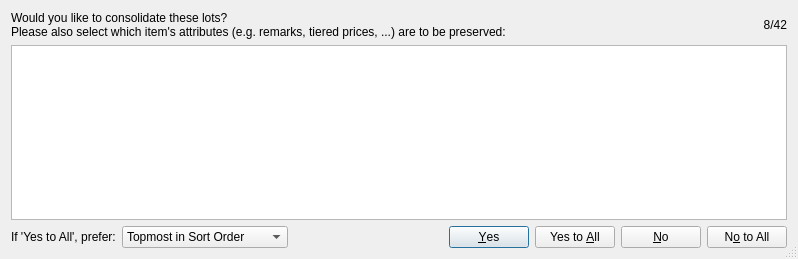
<?xml version="1.0" encoding="UTF-8"?>
<ui version="4.0">
 <class>ConsolidateItemsDialog</class>
 <widget class="QDialog" name="ConsolidateItemsDialog">
  <property name="geometry">
   <rect>
    <x>0</x>
    <y>0</y>
    <width>798</width>
    <height>259</height>
   </rect>
  </property>
  <property name="windowTitle">
   <string>Consolidate Items</string>
  </property>
  <property name="sizeGripEnabled">
   <bool>true</bool>
  </property>
  <layout class="QVBoxLayout" name="verticalLayout">
   <item>
    <layout class="QHBoxLayout" name="horizontalLayout_2">
     <item>
      <widget class="QLabel" name="label">
       <property name="text">
        <string>Would you like to consolidate these lots?
Please also select which item's attributes (e.g. remarks, tiered prices, ...) are to be preserved:</string>
       </property>
       <property name="buddy">
        <cstring>w_list</cstring>
       </property>
      </widget>
     </item>
     <item>
      <widget class="QLabel" name="w_counter">
       <property name="text">
        <string notr="true">8/42</string>
       </property>
       <property name="alignment">
        <set>Qt::AlignRight|Qt::AlignTrailing|Qt::AlignVCenter</set>
       </property>
      </widget>
     </item>
    </layout>
   </item>
   <item>
    <widget class="QTableView" name="w_list">
     <property name="sizePolicy">
      <sizepolicy hsizetype="Expanding" vsizetype="MinimumExpanding">
       <horstretch>0</horstretch>
       <verstretch>0</verstretch>
      </sizepolicy>
     </property>
     <property name="minimumSize">
      <size>
       <width>0</width>
       <height>20</height>
      </size>
     </property>
     <property name="verticalScrollBarPolicy">
      <enum>Qt::ScrollBarAlwaysOff</enum>
     </property>
     <property name="editTriggers">
      <set>QAbstractItemView::NoEditTriggers</set>
     </property>
     <property name="selectionMode">
      <enum>QAbstractItemView::SingleSelection</enum>
     </property>
     <property name="selectionBehavior">
      <enum>QAbstractItemView::SelectRows</enum>
     </property>
     <property name="horizontalScrollMode">
      <enum>QAbstractItemView::ScrollPerPixel</enum>
     </property>
     <attribute name="horizontalHeaderHighlightSections">
      <bool>false</bool>
     </attribute>
     <attribute name="verticalHeaderVisible">
      <bool>false</bool>
     </attribute>
    </widget>
   </item>
   <item>
    <layout class="QHBoxLayout" name="horizontalLayout">
     <item>
      <widget class="QLabel" name="w_label_remaining">
       <property name="text">
        <string>If 'Yes to All', prefer:</string>
       </property>
      </widget>
     </item>
     <item>
      <widget class="QComboBox" name="w_prefer_remaining">
       <item>
        <property name="text">
         <string>Topmost in Sort Order</string>
        </property>
       </item>
       <item>
        <property name="text">
         <string>Bottommost in Sort Order</string>
        </property>
       </item>
       <item>
        <property name="text">
         <string>Lowest Index</string>
        </property>
       </item>
       <item>
        <property name="text">
         <string>Highest Index</string>
        </property>
       </item>
       <item>
        <property name="text">
         <string>Existing Item</string>
        </property>
       </item>
       <item>
        <property name="text">
         <string>New Item</string>
        </property>
       </item>
      </widget>
     </item>
     <item>
      <spacer name="horizontalSpacer">
       <property name="orientation">
        <enum>Qt::Horizontal</enum>
       </property>
       <property name="sizeHint" stdset="0">
        <size>
         <width>40</width>
         <height>20</height>
        </size>
       </property>
      </spacer>
     </item>
     <item>
      <widget class="QDialogButtonBox" name="w_buttons">
       <property name="orientation">
        <enum>Qt::Horizontal</enum>
       </property>
       <property name="standardButtons">
        <set>QDialogButtonBox::No|QDialogButtonBox::NoToAll|QDialogButtonBox::Yes|QDialogButtonBox::YesToAll</set>
       </property>
      </widget>
     </item>
    </layout>
   </item>
  </layout>
 </widget>
 <tabstops>
  <tabstop>w_list</tabstop>
  <tabstop>w_buttons</tabstop>
 </tabstops>
 <resources/>
 <connections>
  <connection>
   <sender>w_buttons</sender>
   <signal>rejected()</signal>
   <receiver>ConsolidateItemsDialog</receiver>
   <slot>reject()</slot>
   <hints>
    <hint type="sourcelabel">
     <x>812</x>
     <y>221</y>
    </hint>
    <hint type="destinationlabel">
     <x>811</x>
     <y>1</y>
    </hint>
   </hints>
  </connection>
  <connection>
   <sender>w_buttons</sender>
   <signal>accepted()</signal>
   <receiver>ConsolidateItemsDialog</receiver>
   <slot>accept()</slot>
   <hints>
    <hint type="sourcelabel">
     <x>736</x>
     <y>236</y>
    </hint>
    <hint type="destinationlabel">
     <x>730</x>
     <y>6</y>
    </hint>
   </hints>
  </connection>
 </connections>
</ui>
